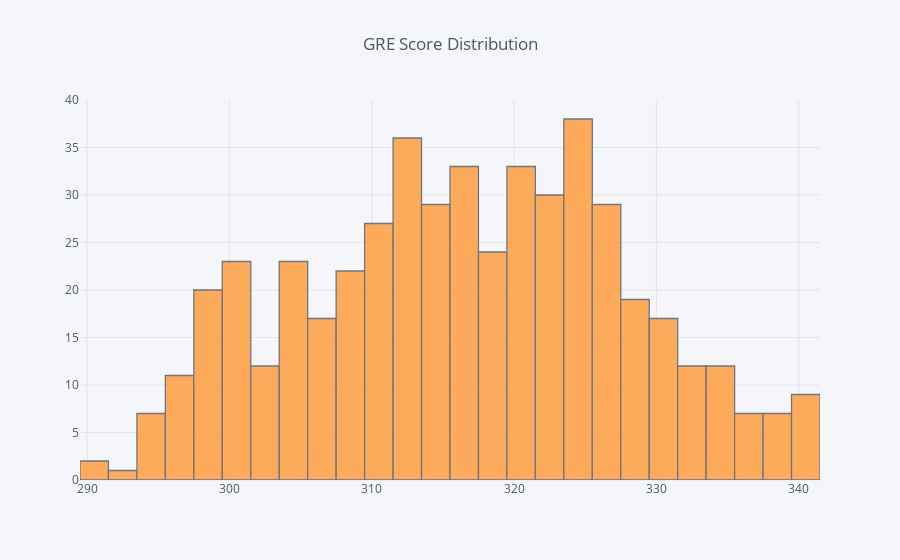

Write notebook code for a chart like this one.
### Markdown cell above
Checking if plotly and cufflinks are working correctly

### Code cell
#data = [go.Histogram(x=df["GRE Score"])]
# checking if plotly and cufflinks are working correctly
df['GRE Score'].iplot(kind="hist", bins=40,title="GRE Score Distribution")

### Figure 1 — Plotly figure (JSON) as saved in the notebook; plotly's stock layout.template omitted (floating-point values rounded to 4 significant figures; data arrays with more than 128 entries replaced by an {"elided": "..."} marker saying what was removed)
{"data": [{"histfunc": "count", "histnorm": "", "marker": {"color": "rgba(255, 153, 51, 1.0)", "line": {"color": "#4D5663", "width": 1.3}}, "name": "GRE Score", "nbinsx": 40, "opacity": 0.8, "orientation": "v", "type": "histogram", "uid": "ac38cd40-b58f-45d4-aa0d-800ba1f8cb13", "x": {"elided": "500 int values"}}], "layout": {"barmode": "overlay", "legend": {"bgcolor": "#F5F6F9", "font": {"color": "#4D5663"}}, "paper_bgcolor": "#F5F6F9", "plot_bgcolor": "#F5F6F9", "title": {"font": {"color": "#4D5663"}, "text": "GRE Score Distribution"}, "xaxis": {"gridcolor": "#E1E5ED", "showgrid": true, "tickfont": {"color": "#4D5663"}, "title": {"font": {"color": "#4D5663"}, "text": ""}, "zerolinecolor": "#E1E5ED"}, "yaxis": {"gridcolor": "#E1E5ED", "showgrid": true, "tickfont": {"color": "#4D5663"}, "title": {"font": {"color": "#4D5663"}, "text": ""}, "zerolinecolor": "#E1E5ED"}}}
